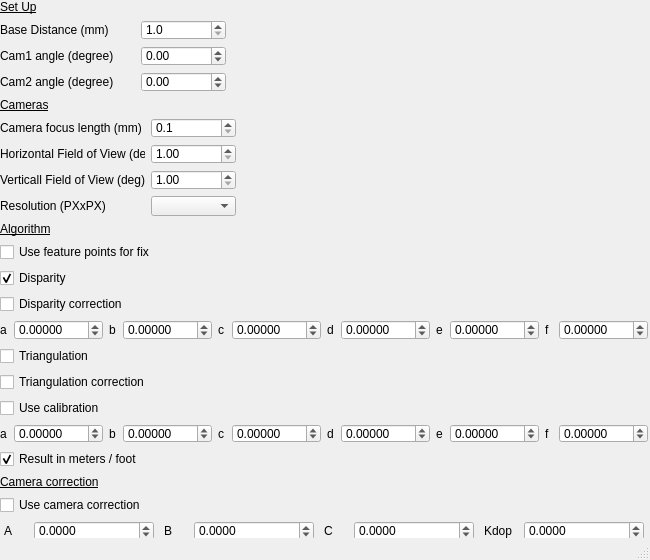
<?xml version="1.0" encoding="UTF-8"?>
<ui version="4.0">
 <class>ParamsWindow</class>
 <widget class="QMainWindow" name="ParamsWindow">
  <property name="geometry">
   <rect>
    <x>0</x>
    <y>0</y>
    <width>650</width>
    <height>560</height>
   </rect>
  </property>
  <property name="sizePolicy">
   <sizepolicy hsizetype="Minimum" vsizetype="Minimum">
    <horstretch>0</horstretch>
    <verstretch>0</verstretch>
   </sizepolicy>
  </property>
  <property name="minimumSize">
   <size>
    <width>560</width>
    <height>540</height>
   </size>
  </property>
  <property name="maximumSize">
   <size>
    <width>650</width>
    <height>600</height>
   </size>
  </property>
  <property name="windowTitle">
   <string>Set Up</string>
  </property>
  <widget class="QWidget" name="centralwidget">
   <widget class="QWidget" name="verticalWidget" native="true">
    <property name="geometry">
     <rect>
      <x>0</x>
      <y>0</y>
      <width>651</width>
      <height>541</height>
     </rect>
    </property>
    <property name="sizePolicy">
     <sizepolicy hsizetype="Maximum" vsizetype="Maximum">
      <horstretch>0</horstretch>
      <verstretch>0</verstretch>
     </sizepolicy>
    </property>
    <layout class="QVBoxLayout" name="verticalLayout">
     <item>
      <widget class="QLabel" name="label">
       <property name="font">
        <font>
         <underline>true</underline>
        </font>
       </property>
       <property name="text">
        <string>Set Up</string>
       </property>
      </widget>
     </item>
     <item>
      <layout class="QHBoxLayout" name="horizontalLayout_5">
       <item>
        <widget class="QLabel" name="label_2">
         <property name="sizePolicy">
          <sizepolicy hsizetype="Fixed" vsizetype="Preferred">
           <horstretch>0</horstretch>
           <verstretch>0</verstretch>
          </sizepolicy>
         </property>
         <property name="minimumSize">
          <size>
           <width>135</width>
           <height>0</height>
          </size>
         </property>
         <property name="maximumSize">
          <size>
           <width>135</width>
           <height>16777215</height>
          </size>
         </property>
         <property name="text">
          <string>Base Distance (mm)</string>
         </property>
        </widget>
       </item>
       <item>
        <widget class="QDoubleSpinBox" name="valBase">
         <property name="minimumSize">
          <size>
           <width>85</width>
           <height>0</height>
          </size>
         </property>
         <property name="maximumSize">
          <size>
           <width>85</width>
           <height>16777215</height>
          </size>
         </property>
         <property name="decimals">
          <number>1</number>
         </property>
         <property name="minimum">
          <double>1.000000000000000</double>
         </property>
         <property name="maximum">
          <double>2000.000000000000000</double>
         </property>
         <property name="singleStep">
          <double>0.100000000000000</double>
         </property>
         <property name="value">
          <double>1.000000000000000</double>
         </property>
        </widget>
       </item>
       <item>
        <spacer name="horizontalSpacer">
         <property name="orientation">
          <enum>Qt::Horizontal</enum>
         </property>
         <property name="sizeType">
          <enum>QSizePolicy::Expanding</enum>
         </property>
         <property name="sizeHint" stdset="0">
          <size>
           <width>40</width>
           <height>20</height>
          </size>
         </property>
        </spacer>
       </item>
      </layout>
     </item>
     <item>
      <layout class="QHBoxLayout" name="horizontalLayout_6">
       <item>
        <widget class="QLabel" name="label_22">
         <property name="sizePolicy">
          <sizepolicy hsizetype="Fixed" vsizetype="Preferred">
           <horstretch>0</horstretch>
           <verstretch>0</verstretch>
          </sizepolicy>
         </property>
         <property name="minimumSize">
          <size>
           <width>135</width>
           <height>0</height>
          </size>
         </property>
         <property name="maximumSize">
          <size>
           <width>135</width>
           <height>16777215</height>
          </size>
         </property>
         <property name="text">
          <string>Cam1 angle (degree)</string>
         </property>
        </widget>
       </item>
       <item>
        <widget class="QDoubleSpinBox" name="cam1Ang">
         <property name="minimumSize">
          <size>
           <width>85</width>
           <height>0</height>
          </size>
         </property>
         <property name="maximumSize">
          <size>
           <width>85</width>
           <height>16777215</height>
          </size>
         </property>
         <property name="decimals">
          <number>2</number>
         </property>
         <property name="minimum">
          <double>-180.000000000000000</double>
         </property>
         <property name="maximum">
          <double>180.000000000000000</double>
         </property>
         <property name="singleStep">
          <double>0.010000000000000</double>
         </property>
         <property name="value">
          <double>0.000000000000000</double>
         </property>
        </widget>
       </item>
       <item>
        <spacer name="horizontalSpacer_3">
         <property name="orientation">
          <enum>Qt::Horizontal</enum>
         </property>
         <property name="sizeType">
          <enum>QSizePolicy::Expanding</enum>
         </property>
         <property name="sizeHint" stdset="0">
          <size>
           <width>40</width>
           <height>20</height>
          </size>
         </property>
        </spacer>
       </item>
      </layout>
     </item>
     <item>
      <layout class="QHBoxLayout" name="horizontalLayout_7">
       <item>
        <widget class="QLabel" name="label_23">
         <property name="sizePolicy">
          <sizepolicy hsizetype="Fixed" vsizetype="Preferred">
           <horstretch>0</horstretch>
           <verstretch>0</verstretch>
          </sizepolicy>
         </property>
         <property name="minimumSize">
          <size>
           <width>135</width>
           <height>0</height>
          </size>
         </property>
         <property name="maximumSize">
          <size>
           <width>135</width>
           <height>16777215</height>
          </size>
         </property>
         <property name="text">
          <string>Cam2 angle (degree)</string>
         </property>
        </widget>
       </item>
       <item>
        <widget class="QDoubleSpinBox" name="cam2Ang">
         <property name="minimumSize">
          <size>
           <width>85</width>
           <height>0</height>
          </size>
         </property>
         <property name="maximumSize">
          <size>
           <width>85</width>
           <height>16777215</height>
          </size>
         </property>
         <property name="decimals">
          <number>2</number>
         </property>
         <property name="minimum">
          <double>-180.000000000000000</double>
         </property>
         <property name="maximum">
          <double>180.000000000000000</double>
         </property>
         <property name="singleStep">
          <double>0.010000000000000</double>
         </property>
         <property name="value">
          <double>0.000000000000000</double>
         </property>
        </widget>
       </item>
       <item>
        <spacer name="horizontalSpacer_4">
         <property name="orientation">
          <enum>Qt::Horizontal</enum>
         </property>
         <property name="sizeType">
          <enum>QSizePolicy::Expanding</enum>
         </property>
         <property name="sizeHint" stdset="0">
          <size>
           <width>40</width>
           <height>20</height>
          </size>
         </property>
        </spacer>
       </item>
      </layout>
     </item>
     <item>
      <widget class="QLabel" name="label_24">
       <property name="font">
        <font>
         <underline>true</underline>
        </font>
       </property>
       <property name="text">
        <string>Cameras</string>
       </property>
      </widget>
     </item>
     <item>
      <layout class="QHBoxLayout" name="horizontalLayout_4">
       <item>
        <widget class="QLabel" name="runFromSingleCameraLabel">
         <property name="sizePolicy">
          <sizepolicy hsizetype="Fixed" vsizetype="Preferred">
           <horstretch>0</horstretch>
           <verstretch>0</verstretch>
          </sizepolicy>
         </property>
         <property name="minimumSize">
          <size>
           <width>145</width>
           <height>0</height>
          </size>
         </property>
         <property name="maximumSize">
          <size>
           <width>145</width>
           <height>16777215</height>
          </size>
         </property>
         <property name="text">
          <string>Camera focus length (mm)</string>
         </property>
        </widget>
       </item>
       <item>
        <widget class="QDoubleSpinBox" name="valFocalLen">
         <property name="minimumSize">
          <size>
           <width>85</width>
           <height>0</height>
          </size>
         </property>
         <property name="maximumSize">
          <size>
           <width>85</width>
           <height>16777215</height>
          </size>
         </property>
         <property name="decimals">
          <number>1</number>
         </property>
         <property name="minimum">
          <double>0.100000000000000</double>
         </property>
         <property name="maximum">
          <double>2000.000000000000000</double>
         </property>
         <property name="singleStep">
          <double>0.100000000000000</double>
         </property>
         <property name="value">
          <double>0.100000000000000</double>
         </property>
        </widget>
       </item>
       <item>
        <spacer name="horizontalSpacer_2">
         <property name="orientation">
          <enum>Qt::Horizontal</enum>
         </property>
         <property name="sizeHint" stdset="0">
          <size>
           <width>40</width>
           <height>20</height>
          </size>
         </property>
        </spacer>
       </item>
      </layout>
     </item>
     <item>
      <layout class="QHBoxLayout" name="horizontalLayout_8">
       <item>
        <widget class="QLabel" name="runFromSingleCameraLabel_2">
         <property name="sizePolicy">
          <sizepolicy hsizetype="Fixed" vsizetype="Preferred">
           <horstretch>0</horstretch>
           <verstretch>0</verstretch>
          </sizepolicy>
         </property>
         <property name="minimumSize">
          <size>
           <width>145</width>
           <height>0</height>
          </size>
         </property>
         <property name="maximumSize">
          <size>
           <width>145</width>
           <height>16777215</height>
          </size>
         </property>
         <property name="text">
          <string>Horizontal Field of View (deg)</string>
         </property>
        </widget>
       </item>
       <item>
        <widget class="QDoubleSpinBox" name="HFOV">
         <property name="minimumSize">
          <size>
           <width>85</width>
           <height>0</height>
          </size>
         </property>
         <property name="maximumSize">
          <size>
           <width>85</width>
           <height>16777215</height>
          </size>
         </property>
         <property name="decimals">
          <number>2</number>
         </property>
         <property name="minimum">
          <double>1.000000000000000</double>
         </property>
         <property name="maximum">
          <double>180.000000000000000</double>
         </property>
         <property name="singleStep">
          <double>0.010000000000000</double>
         </property>
         <property name="value">
          <double>1.000000000000000</double>
         </property>
        </widget>
       </item>
       <item>
        <spacer name="horizontalSpacer_5">
         <property name="orientation">
          <enum>Qt::Horizontal</enum>
         </property>
         <property name="sizeHint" stdset="0">
          <size>
           <width>40</width>
           <height>20</height>
          </size>
         </property>
        </spacer>
       </item>
      </layout>
     </item>
     <item>
      <layout class="QHBoxLayout" name="horizontalLayout_9">
       <item>
        <widget class="QLabel" name="text_21">
         <property name="sizePolicy">
          <sizepolicy hsizetype="Fixed" vsizetype="Preferred">
           <horstretch>0</horstretch>
           <verstretch>0</verstretch>
          </sizepolicy>
         </property>
         <property name="minimumSize">
          <size>
           <width>145</width>
           <height>0</height>
          </size>
         </property>
         <property name="maximumSize">
          <size>
           <width>145</width>
           <height>16777215</height>
          </size>
         </property>
         <property name="text">
          <string>Verticall Field of View (deg)</string>
         </property>
        </widget>
       </item>
       <item>
        <widget class="QDoubleSpinBox" name="VFOV">
         <property name="minimumSize">
          <size>
           <width>85</width>
           <height>0</height>
          </size>
         </property>
         <property name="maximumSize">
          <size>
           <width>85</width>
           <height>16777215</height>
          </size>
         </property>
         <property name="readOnly">
          <bool>false</bool>
         </property>
         <property name="decimals">
          <number>2</number>
         </property>
         <property name="minimum">
          <double>1.000000000000000</double>
         </property>
         <property name="maximum">
          <double>180.000000000000000</double>
         </property>
         <property name="singleStep">
          <double>0.010000000000000</double>
         </property>
         <property name="value">
          <double>1.000000000000000</double>
         </property>
        </widget>
       </item>
       <item>
        <spacer name="horizontalSpacer_6">
         <property name="orientation">
          <enum>Qt::Horizontal</enum>
         </property>
         <property name="sizeHint" stdset="0">
          <size>
           <width>40</width>
           <height>20</height>
          </size>
         </property>
        </spacer>
       </item>
      </layout>
     </item>
     <item>
      <layout class="QHBoxLayout" name="horizontalLayout_10">
       <item>
        <widget class="QLabel" name="text_22">
         <property name="sizePolicy">
          <sizepolicy hsizetype="Fixed" vsizetype="Preferred">
           <horstretch>0</horstretch>
           <verstretch>0</verstretch>
          </sizepolicy>
         </property>
         <property name="minimumSize">
          <size>
           <width>145</width>
           <height>0</height>
          </size>
         </property>
         <property name="maximumSize">
          <size>
           <width>145</width>
           <height>16777215</height>
          </size>
         </property>
         <property name="text">
          <string>Resolution (PXxPX)</string>
         </property>
        </widget>
       </item>
       <item>
        <widget class="QComboBox" name="resolutions">
         <property name="minimumSize">
          <size>
           <width>85</width>
           <height>0</height>
          </size>
         </property>
         <property name="maximumSize">
          <size>
           <width>85</width>
           <height>16777215</height>
          </size>
         </property>
         <property name="baseSize">
          <size>
           <width>85</width>
           <height>0</height>
          </size>
         </property>
        </widget>
       </item>
       <item>
        <spacer name="horizontalSpacer_7">
         <property name="orientation">
          <enum>Qt::Horizontal</enum>
         </property>
         <property name="sizeHint" stdset="0">
          <size>
           <width>40</width>
           <height>20</height>
          </size>
         </property>
        </spacer>
       </item>
      </layout>
     </item>
     <item>
      <widget class="QLabel" name="label_3">
       <property name="font">
        <font>
         <underline>true</underline>
        </font>
       </property>
       <property name="text">
        <string>Algorithm</string>
       </property>
      </widget>
     </item>
     <item>
      <widget class="QCheckBox" name="useFPFix">
       <property name="text">
        <string>Use feature points for fix</string>
       </property>
      </widget>
     </item>
     <item>
      <widget class="QCheckBox" name="useDisparity">
       <property name="text">
        <string>Disparity</string>
       </property>
       <property name="checked">
        <bool>true</bool>
       </property>
      </widget>
     </item>
     <item>
      <widget class="QCheckBox" name="useCorrection_1">
       <property name="text">
        <string>Disparity correction</string>
       </property>
      </widget>
     </item>
     <item>
      <layout class="QHBoxLayout" name="horizontalLayout_3">
       <item>
        <widget class="QLabel" name="label_16">
         <property name="sizePolicy">
          <sizepolicy hsizetype="Fixed" vsizetype="Preferred">
           <horstretch>0</horstretch>
           <verstretch>0</verstretch>
          </sizepolicy>
         </property>
         <property name="minimumSize">
          <size>
           <width>8</width>
           <height>0</height>
          </size>
         </property>
         <property name="text">
          <string>a</string>
         </property>
        </widget>
       </item>
       <item>
        <widget class="QDoubleSpinBox" name="valA_3">
         <property name="decimals">
          <number>5</number>
         </property>
         <property name="minimum">
          <double>-10000.000000000000000</double>
         </property>
         <property name="maximum">
          <double>10000.000000000000000</double>
         </property>
         <property name="singleStep">
          <double>0.001000000000000</double>
         </property>
         <property name="value">
          <double>0.000000000000000</double>
         </property>
        </widget>
       </item>
       <item>
        <widget class="QLabel" name="label_17">
         <property name="sizePolicy">
          <sizepolicy hsizetype="Fixed" vsizetype="Preferred">
           <horstretch>0</horstretch>
           <verstretch>0</verstretch>
          </sizepolicy>
         </property>
         <property name="minimumSize">
          <size>
           <width>8</width>
           <height>0</height>
          </size>
         </property>
         <property name="text">
          <string>b</string>
         </property>
        </widget>
       </item>
       <item>
        <widget class="QDoubleSpinBox" name="valB_3">
         <property name="decimals">
          <number>5</number>
         </property>
         <property name="minimum">
          <double>-10000.000000000000000</double>
         </property>
         <property name="maximum">
          <double>10000.000000000000000</double>
         </property>
         <property name="singleStep">
          <double>0.001000000000000</double>
         </property>
         <property name="value">
          <double>0.000000000000000</double>
         </property>
        </widget>
       </item>
       <item>
        <widget class="QLabel" name="label_18">
         <property name="sizePolicy">
          <sizepolicy hsizetype="Fixed" vsizetype="Preferred">
           <horstretch>0</horstretch>
           <verstretch>0</verstretch>
          </sizepolicy>
         </property>
         <property name="minimumSize">
          <size>
           <width>8</width>
           <height>0</height>
          </size>
         </property>
         <property name="text">
          <string>c</string>
         </property>
        </widget>
       </item>
       <item>
        <widget class="QDoubleSpinBox" name="valC_3">
         <property name="decimals">
          <number>5</number>
         </property>
         <property name="minimum">
          <double>-10000.000000000000000</double>
         </property>
         <property name="maximum">
          <double>10000.000000000000000</double>
         </property>
         <property name="singleStep">
          <double>0.001000000000000</double>
         </property>
         <property name="value">
          <double>0.000000000000000</double>
         </property>
        </widget>
       </item>
       <item>
        <widget class="QLabel" name="label_19">
         <property name="sizePolicy">
          <sizepolicy hsizetype="Fixed" vsizetype="Preferred">
           <horstretch>0</horstretch>
           <verstretch>0</verstretch>
          </sizepolicy>
         </property>
         <property name="minimumSize">
          <size>
           <width>8</width>
           <height>0</height>
          </size>
         </property>
         <property name="text">
          <string>d</string>
         </property>
        </widget>
       </item>
       <item>
        <widget class="QDoubleSpinBox" name="valD_3">
         <property name="decimals">
          <number>5</number>
         </property>
         <property name="minimum">
          <double>-10000.000000000000000</double>
         </property>
         <property name="maximum">
          <double>10000.000000000000000</double>
         </property>
         <property name="singleStep">
          <double>0.001000000000000</double>
         </property>
         <property name="value">
          <double>0.000000000000000</double>
         </property>
        </widget>
       </item>
       <item>
        <widget class="QLabel" name="label_20">
         <property name="sizePolicy">
          <sizepolicy hsizetype="Fixed" vsizetype="Preferred">
           <horstretch>0</horstretch>
           <verstretch>0</verstretch>
          </sizepolicy>
         </property>
         <property name="minimumSize">
          <size>
           <width>8</width>
           <height>0</height>
          </size>
         </property>
         <property name="text">
          <string>e</string>
         </property>
        </widget>
       </item>
       <item>
        <widget class="QDoubleSpinBox" name="valE_3">
         <property name="decimals">
          <number>5</number>
         </property>
         <property name="minimum">
          <double>-10000.000000000000000</double>
         </property>
         <property name="maximum">
          <double>10000.000000000000000</double>
         </property>
         <property name="singleStep">
          <double>0.001000000000000</double>
         </property>
         <property name="value">
          <double>0.000000000000000</double>
         </property>
        </widget>
       </item>
       <item>
        <widget class="QLabel" name="label_21">
         <property name="sizePolicy">
          <sizepolicy hsizetype="Fixed" vsizetype="Preferred">
           <horstretch>0</horstretch>
           <verstretch>0</verstretch>
          </sizepolicy>
         </property>
         <property name="minimumSize">
          <size>
           <width>8</width>
           <height>0</height>
          </size>
         </property>
         <property name="text">
          <string>f</string>
         </property>
        </widget>
       </item>
       <item>
        <widget class="QDoubleSpinBox" name="valF_3">
         <property name="decimals">
          <number>5</number>
         </property>
         <property name="minimum">
          <double>-10000.000000000000000</double>
         </property>
         <property name="maximum">
          <double>10000.000000000000000</double>
         </property>
         <property name="singleStep">
          <double>0.001000000000000</double>
         </property>
         <property name="value">
          <double>0.000000000000000</double>
         </property>
        </widget>
       </item>
      </layout>
     </item>
     <item>
      <widget class="QCheckBox" name="useTriangulation">
       <property name="enabled">
        <bool>true</bool>
       </property>
       <property name="text">
        <string>Triangulation</string>
       </property>
      </widget>
     </item>
     <item>
      <widget class="QCheckBox" name="useCorrection_2">
       <property name="text">
        <string>Triangulation correction</string>
       </property>
      </widget>
     </item>
     <item>
      <widget class="QCheckBox" name="useCalibration">
       <property name="text">
        <string>Use calibration</string>
       </property>
      </widget>
     </item>
     <item>
      <layout class="QHBoxLayout" name="horizontalLayout">
       <item>
        <widget class="QLabel" name="label_9">
         <property name="sizePolicy">
          <sizepolicy hsizetype="Fixed" vsizetype="Preferred">
           <horstretch>0</horstretch>
           <verstretch>0</verstretch>
          </sizepolicy>
         </property>
         <property name="minimumSize">
          <size>
           <width>8</width>
           <height>0</height>
          </size>
         </property>
         <property name="text">
          <string>a</string>
         </property>
        </widget>
       </item>
       <item>
        <widget class="QDoubleSpinBox" name="valA">
         <property name="decimals">
          <number>5</number>
         </property>
         <property name="minimum">
          <double>-10000.000000000000000</double>
         </property>
         <property name="maximum">
          <double>10000.000000000000000</double>
         </property>
         <property name="singleStep">
          <double>0.001000000000000</double>
         </property>
         <property name="value">
          <double>0.000000000000000</double>
         </property>
        </widget>
       </item>
       <item>
        <widget class="QLabel" name="label_8">
         <property name="sizePolicy">
          <sizepolicy hsizetype="Fixed" vsizetype="Preferred">
           <horstretch>0</horstretch>
           <verstretch>0</verstretch>
          </sizepolicy>
         </property>
         <property name="minimumSize">
          <size>
           <width>8</width>
           <height>0</height>
          </size>
         </property>
         <property name="text">
          <string>b</string>
         </property>
        </widget>
       </item>
       <item>
        <widget class="QDoubleSpinBox" name="valB">
         <property name="decimals">
          <number>5</number>
         </property>
         <property name="minimum">
          <double>-10000.000000000000000</double>
         </property>
         <property name="maximum">
          <double>10000.000000000000000</double>
         </property>
         <property name="singleStep">
          <double>0.001000000000000</double>
         </property>
         <property name="value">
          <double>0.000000000000000</double>
         </property>
        </widget>
       </item>
       <item>
        <widget class="QLabel" name="label_7">
         <property name="sizePolicy">
          <sizepolicy hsizetype="Fixed" vsizetype="Preferred">
           <horstretch>0</horstretch>
           <verstretch>0</verstretch>
          </sizepolicy>
         </property>
         <property name="minimumSize">
          <size>
           <width>8</width>
           <height>0</height>
          </size>
         </property>
         <property name="text">
          <string>c</string>
         </property>
        </widget>
       </item>
       <item>
        <widget class="QDoubleSpinBox" name="valC">
         <property name="decimals">
          <number>5</number>
         </property>
         <property name="minimum">
          <double>-10000.000000000000000</double>
         </property>
         <property name="maximum">
          <double>10000.000000000000000</double>
         </property>
         <property name="singleStep">
          <double>0.001000000000000</double>
         </property>
         <property name="value">
          <double>0.000000000000000</double>
         </property>
        </widget>
       </item>
       <item>
        <widget class="QLabel" name="label_6">
         <property name="sizePolicy">
          <sizepolicy hsizetype="Fixed" vsizetype="Preferred">
           <horstretch>0</horstretch>
           <verstretch>0</verstretch>
          </sizepolicy>
         </property>
         <property name="minimumSize">
          <size>
           <width>8</width>
           <height>0</height>
          </size>
         </property>
         <property name="text">
          <string>d</string>
         </property>
        </widget>
       </item>
       <item>
        <widget class="QDoubleSpinBox" name="valD">
         <property name="decimals">
          <number>5</number>
         </property>
         <property name="minimum">
          <double>-10000.000000000000000</double>
         </property>
         <property name="maximum">
          <double>10000.000000000000000</double>
         </property>
         <property name="singleStep">
          <double>0.001000000000000</double>
         </property>
         <property name="value">
          <double>0.000000000000000</double>
         </property>
        </widget>
       </item>
       <item>
        <widget class="QLabel" name="label_5">
         <property name="sizePolicy">
          <sizepolicy hsizetype="Fixed" vsizetype="Preferred">
           <horstretch>0</horstretch>
           <verstretch>0</verstretch>
          </sizepolicy>
         </property>
         <property name="minimumSize">
          <size>
           <width>8</width>
           <height>0</height>
          </size>
         </property>
         <property name="text">
          <string>e</string>
         </property>
        </widget>
       </item>
       <item>
        <widget class="QDoubleSpinBox" name="valE">
         <property name="decimals">
          <number>5</number>
         </property>
         <property name="minimum">
          <double>-10000.000000000000000</double>
         </property>
         <property name="maximum">
          <double>10000.000000000000000</double>
         </property>
         <property name="singleStep">
          <double>0.001000000000000</double>
         </property>
         <property name="value">
          <double>0.000000000000000</double>
         </property>
        </widget>
       </item>
       <item>
        <widget class="QLabel" name="label_4">
         <property name="sizePolicy">
          <sizepolicy hsizetype="Fixed" vsizetype="Preferred">
           <horstretch>0</horstretch>
           <verstretch>0</verstretch>
          </sizepolicy>
         </property>
         <property name="minimumSize">
          <size>
           <width>8</width>
           <height>0</height>
          </size>
         </property>
         <property name="text">
          <string>f</string>
         </property>
        </widget>
       </item>
       <item>
        <widget class="QDoubleSpinBox" name="valF">
         <property name="decimals">
          <number>5</number>
         </property>
         <property name="minimum">
          <double>-10000.000000000000000</double>
         </property>
         <property name="maximum">
          <double>10000.000000000000000</double>
         </property>
         <property name="singleStep">
          <double>0.001000000000000</double>
         </property>
         <property name="value">
          <double>0.000000000000000</double>
         </property>
        </widget>
       </item>
      </layout>
     </item>
     <item>
      <widget class="QCheckBox" name="metric">
       <property name="text">
        <string>Result in meters / foot</string>
       </property>
       <property name="checked">
        <bool>true</bool>
       </property>
      </widget>
     </item>
     <item>
      <widget class="QLabel" name="label_10">
       <property name="font">
        <font>
         <underline>true</underline>
        </font>
       </property>
       <property name="text">
        <string>Camera correction</string>
       </property>
      </widget>
     </item>
     <item>
      <widget class="QCheckBox" name="useCamCorrection">
       <property name="text">
        <string>Use camera correction</string>
       </property>
      </widget>
     </item>
     <item>
      <layout class="QHBoxLayout" name="horizontalLayout_11">
       <item>
        <widget class="QLabel" name="label_25">
         <property name="sizePolicy">
          <sizepolicy hsizetype="Fixed" vsizetype="Preferred">
           <horstretch>0</horstretch>
           <verstretch>0</verstretch>
          </sizepolicy>
         </property>
         <property name="minimumSize">
          <size>
           <width>20</width>
           <height>0</height>
          </size>
         </property>
         <property name="maximumSize">
          <size>
           <width>20</width>
           <height>16777215</height>
          </size>
         </property>
         <property name="text">
          <string>A</string>
         </property>
        </widget>
       </item>
       <item>
        <widget class="QDoubleSpinBox" name="camCorr_A">
         <property name="minimumSize">
          <size>
           <width>120</width>
           <height>0</height>
          </size>
         </property>
         <property name="maximumSize">
          <size>
           <width>120</width>
           <height>16777215</height>
          </size>
         </property>
         <property name="decimals">
          <number>4</number>
         </property>
         <property name="minimum">
          <double>-10000.000000000000000</double>
         </property>
         <property name="maximum">
          <double>1000.000000000000000</double>
         </property>
         <property name="singleStep">
          <double>0.010000000000000</double>
         </property>
         <property name="value">
          <double>0.000000000000000</double>
         </property>
        </widget>
       </item>
       <item>
        <widget class="QLabel" name="label_26">
         <property name="sizePolicy">
          <sizepolicy hsizetype="Fixed" vsizetype="Preferred">
           <horstretch>0</horstretch>
           <verstretch>0</verstretch>
          </sizepolicy>
         </property>
         <property name="minimumSize">
          <size>
           <width>20</width>
           <height>0</height>
          </size>
         </property>
         <property name="maximumSize">
          <size>
           <width>20</width>
           <height>16777215</height>
          </size>
         </property>
         <property name="text">
          <string>B</string>
         </property>
        </widget>
       </item>
       <item>
        <widget class="QDoubleSpinBox" name="camCorr_B">
         <property name="minimumSize">
          <size>
           <width>120</width>
           <height>0</height>
          </size>
         </property>
         <property name="maximumSize">
          <size>
           <width>120</width>
           <height>16777215</height>
          </size>
         </property>
         <property name="decimals">
          <number>4</number>
         </property>
         <property name="minimum">
          <double>-10000.000000000000000</double>
         </property>
         <property name="maximum">
          <double>1000.000000000000000</double>
         </property>
         <property name="singleStep">
          <double>0.010000000000000</double>
         </property>
         <property name="value">
          <double>0.000000000000000</double>
         </property>
        </widget>
       </item>
       <item>
        <widget class="QLabel" name="label_27">
         <property name="sizePolicy">
          <sizepolicy hsizetype="Fixed" vsizetype="Preferred">
           <horstretch>0</horstretch>
           <verstretch>0</verstretch>
          </sizepolicy>
         </property>
         <property name="minimumSize">
          <size>
           <width>20</width>
           <height>0</height>
          </size>
         </property>
         <property name="maximumSize">
          <size>
           <width>20</width>
           <height>16777215</height>
          </size>
         </property>
         <property name="text">
          <string>C</string>
         </property>
        </widget>
       </item>
       <item>
        <widget class="QDoubleSpinBox" name="camCorr_C">
         <property name="minimumSize">
          <size>
           <width>120</width>
           <height>0</height>
          </size>
         </property>
         <property name="maximumSize">
          <size>
           <width>120</width>
           <height>16777215</height>
          </size>
         </property>
         <property name="decimals">
          <number>4</number>
         </property>
         <property name="minimum">
          <double>-10000.000000000000000</double>
         </property>
         <property name="maximum">
          <double>1000.000000000000000</double>
         </property>
         <property name="singleStep">
          <double>0.010000000000000</double>
         </property>
         <property name="value">
          <double>0.000000000000000</double>
         </property>
        </widget>
       </item>
       <item>
        <widget class="QLabel" name="label_28">
         <property name="sizePolicy">
          <sizepolicy hsizetype="Fixed" vsizetype="Preferred">
           <horstretch>0</horstretch>
           <verstretch>0</verstretch>
          </sizepolicy>
         </property>
         <property name="minimumSize">
          <size>
           <width>30</width>
           <height>0</height>
          </size>
         </property>
         <property name="maximumSize">
          <size>
           <width>30</width>
           <height>16777215</height>
          </size>
         </property>
         <property name="text">
          <string>Kdop</string>
         </property>
        </widget>
       </item>
       <item>
        <widget class="QDoubleSpinBox" name="camCorr_Kdop">
         <property name="minimumSize">
          <size>
           <width>120</width>
           <height>0</height>
          </size>
         </property>
         <property name="maximumSize">
          <size>
           <width>120</width>
           <height>16777215</height>
          </size>
         </property>
         <property name="decimals">
          <number>4</number>
         </property>
         <property name="minimum">
          <double>-10000.000000000000000</double>
         </property>
         <property name="maximum">
          <double>1000.000000000000000</double>
         </property>
         <property name="singleStep">
          <double>0.010000000000000</double>
         </property>
         <property name="value">
          <double>0.000000000000000</double>
         </property>
        </widget>
       </item>
      </layout>
     </item>
    </layout>
   </widget>
  </widget>
  <widget class="QStatusBar" name="statusbar"/>
 </widget>
 <resources/>
 <connections/>
</ui>
